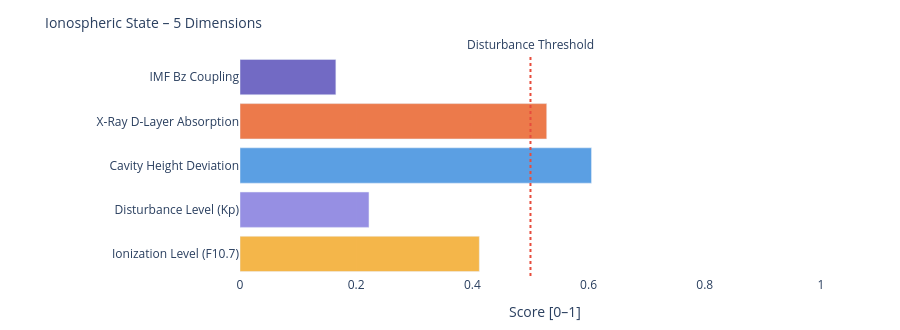

Notebook code for this chart:
### Markdown cell above
---
### 📐 Systemic Insight: Geometric Cavity vs. Real Schumann Resonance

**Relevant for:** Layer 6 = delta analysis &nbsp;|&nbsp; Layer 7 = feature vector / system interpretation

A cavity height change from 80 km to 70 km shifts the **idealized geometric frequencies** only minimally:

| Modus | Aktuell | Referenz | Δ |
|-------|---------|----------|---|
| SR-1 | 10.4762 Hz | 10.4599 Hz | +16 mHz |
| SR-2 | 18.1452 Hz | 18.1171 Hz | +28 mHz |
| SR-3 | 25.6612 Hz | 25.6215 Hz | +40 mHz |
| SR-4 | 33.1285 Hz | 33.0772 Hz | +51 mHz |

The geometric effect is limited because 10 km is very small compared to Earth's radius (~6371 km).

**Consequence:** Real Schumann deviations are likely driven more strongly by **conductivity, damping, day/night structure, lightning distribution and source geometry** than by pure cavity height.

---

**Layer 6 compares:**
```
geometric Δ from Layer 4  vs.  observed Δ from real Schumann measurement data
```

**Layer 7 Feature:**
```
If real Δ >> geometric Δ  →  non-geometric factors dominant
```

### Code cell
# ============================================================
# IONOSPHERIC STATE – Summary gauge
# Five dimensions: ionization, disturbance, cavity height, X-Ray, Bz coupling
# ============================================================

def norm(v, lo, hi):
    if v is None: return None
    return round(max(0.0, min(1.0, (v - lo) / (hi - lo))), 3)

# Ionization level (F10.7 → F2-Layer)
ioniz = norm(f107_val, 60, 250)

# Disturbance level (Kp → E/F-Layer irregularities)
disturb = norm(kp_val, 0, 9)

# Cavity height deviation from reference (80 km)
h_dev = norm(abs(h_eff - 80), 0, 20)

# X-Ray ionization (D-Layer absorption)
xray_ioniz = None
if xray_now is not None:
    xray_ioniz = norm(math.log10(max(xray_now, 1e-9)) + 9, 0, 5)

# Bz coupling (southward Bz → stronger magnetosphere-ionosphere coupling)
bz_coupling = norm(-(bz_now or 0), -5, 30) if bz_now is not None else None

dims = [
    ('Ionization Level (F10.7)',    ioniz,      '#F2A623'),
    ('Disturbance Level (Kp)',      disturb,    '#7F77DD'),
    ('Cavity Height Deviation',     h_dev,      '#378ADD'),
    ('X-Ray D-Layer Absorption',    xray_ioniz, '#E85D24'),
    ('IMF Bz Coupling',             bz_coupling,'#534AB7'),
]

fig = go.Figure()
for name, val, col in dims:
    if val is not None:
        h = int(val * 20)
        bar = '█' * h + '░' * (20 - h)
        label = f'{name}:  {bar}  {val:.3f}'
    else:
        label = f'{name}:  {"─" * 20}  n/a'
    fig.add_trace(go.Bar(
        x=[val if val is not None else 0],
        y=[name],
        orientation='h',
        marker_color=col, opacity=0.82,
        showlegend=False
    ))

fig.add_vline(x=0.5, line_dash='dot', line_color='#e74c3c',
              annotation_text='Disturbance Threshold', annotation_position='top')
fig.update_layout(
    title=dict(text='Ionospheric State – 5 Dimensions', font=dict(size=14)),
    xaxis=dict(title='Score [0–1]', range=[0, 1.05]),
    height=330, plot_bgcolor='rgba(0,0,0,0)', paper_bgcolor='rgba(0,0,0,0)',
    margin=dict(l=240, r=50, t=55, b=40)
)
fig.show()

print(f'\nIonospheric state:')
for name, val, _ in dims:
    print(f'  {name:<35} {val:.3f}' if val is not None else f'  {name:<35} n/a')

### Figure 1 — Plotly figure (JSON) as saved in the notebook; plotly's stock layout.template omitted (floating-point values rounded to 4 significant figures)
{"data": [{"marker": {"color": "#F2A623"}, "opacity": 0.82, "orientation": "h", "showlegend": false, "type": "bar", "x": [0.412], "y": ["Ionization Level (F10.7)"]}, {"marker": {"color": "#7F77DD"}, "opacity": 0.82, "orientation": "h", "showlegend": false, "type": "bar", "x": [0.222], "y": ["Disturbance Level (Kp)"]}, {"marker": {"color": "#378ADD"}, "opacity": 0.82, "orientation": "h", "showlegend": false, "type": "bar", "x": [0.605], "y": ["Cavity Height Deviation"]}, {"marker": {"color": "#E85D24"}, "opacity": 0.82, "orientation": "h", "showlegend": false, "type": "bar", "x": [0.528], "y": ["X-Ray D-Layer Absorption"]}, {"marker": {"color": "#534AB7"}, "opacity": 0.82, "orientation": "h", "showlegend": false, "type": "bar", "x": [0.165], "y": ["IMF Bz Coupling"]}], "layout": {"annotations": [{"showarrow": false, "text": "Disturbance Threshold", "x": 0.5, "xanchor": "center", "xref": "x", "y": 1, "yanchor": "bottom", "yref": "y domain"}], "height": 330, "margin": {"b": 40, "l": 240, "r": 50, "t": 55}, "paper_bgcolor": "rgba(0,0,0,0)", "plot_bgcolor": "rgba(0,0,0,0)", "shapes": [{"line": {"color": "#e74c3c", "dash": "dot"}, "type": "line", "x0": 0.5, "x1": 0.5, "xref": "x", "y0": 0, "y1": 1, "yref": "y domain"}], "title": {"font": {"size": 14}, "text": "Ionospheric State – 5 Dimensions"}, "xaxis": {"range": [0, 1.05], "title": {"text": "Score [0–1]"}}}}
